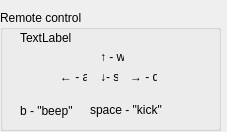
<?xml version="1.0" encoding="UTF-8"?>
<ui version="4.0">
 <class>RemoteControl</class>
 <widget class="QWidget" name="RemoteControl">
  <property name="geometry">
   <rect>
    <x>0</x>
    <y>0</y>
    <width>227</width>
    <height>132</height>
   </rect>
  </property>
  <property name="windowTitle">
   <string>Form</string>
  </property>
  <widget class="QGroupBox" name="GB_remote">
   <property name="geometry">
    <rect>
     <x>0</x>
     <y>10</y>
     <width>221</width>
     <height>121</height>
    </rect>
   </property>
   <property name="title">
    <string>Remote control</string>
   </property>
   <property name="flat">
    <bool>false</bool>
   </property>
   <widget class="QLabel" name="label_2">
    <property name="geometry">
     <rect>
      <x>20</x>
      <y>90</y>
      <width>61</width>
      <height>21</height>
     </rect>
    </property>
    <property name="text">
     <string>b - &quot;beep&quot;</string>
    </property>
   </widget>
   <widget class="QLabel" name="label_3">
    <property name="geometry">
     <rect>
      <x>90</x>
      <y>90</y>
      <width>101</width>
      <height>20</height>
     </rect>
    </property>
    <property name="text">
     <string>space - &quot;kick&quot;</string>
    </property>
   </widget>
   <widget class="QLabel" name="label">
    <property name="geometry">
     <rect>
      <x>100</x>
      <y>40</y>
      <width>24</width>
      <height>14</height>
     </rect>
    </property>
    <property name="text">
     <string>↑ - w</string>
    </property>
   </widget>
   <widget class="QLabel" name="label_4">
    <property name="geometry">
     <rect>
      <x>60</x>
      <y>60</y>
      <width>27</width>
      <height>14</height>
     </rect>
    </property>
    <property name="text">
     <string>← - a</string>
    </property>
   </widget>
   <widget class="QLabel" name="label_5">
    <property name="geometry">
     <rect>
      <x>100</x>
      <y>60</y>
      <width>18</width>
      <height>14</height>
     </rect>
    </property>
    <property name="text">
     <string>↓- s</string>
    </property>
   </widget>
   <widget class="QLabel" name="label_6">
    <property name="geometry">
     <rect>
      <x>130</x>
      <y>60</y>
      <width>27</width>
      <height>14</height>
     </rect>
    </property>
    <property name="text">
     <string>→ - d</string>
    </property>
   </widget>
   <widget class="QLabel" name="label_state">
    <property name="geometry">
     <rect>
      <x>20</x>
      <y>20</y>
      <width>191</width>
      <height>16</height>
     </rect>
    </property>
    <property name="text">
     <string>TextLabel</string>
    </property>
   </widget>
  </widget>
 </widget>
 <resources/>
 <connections/>
</ui>
